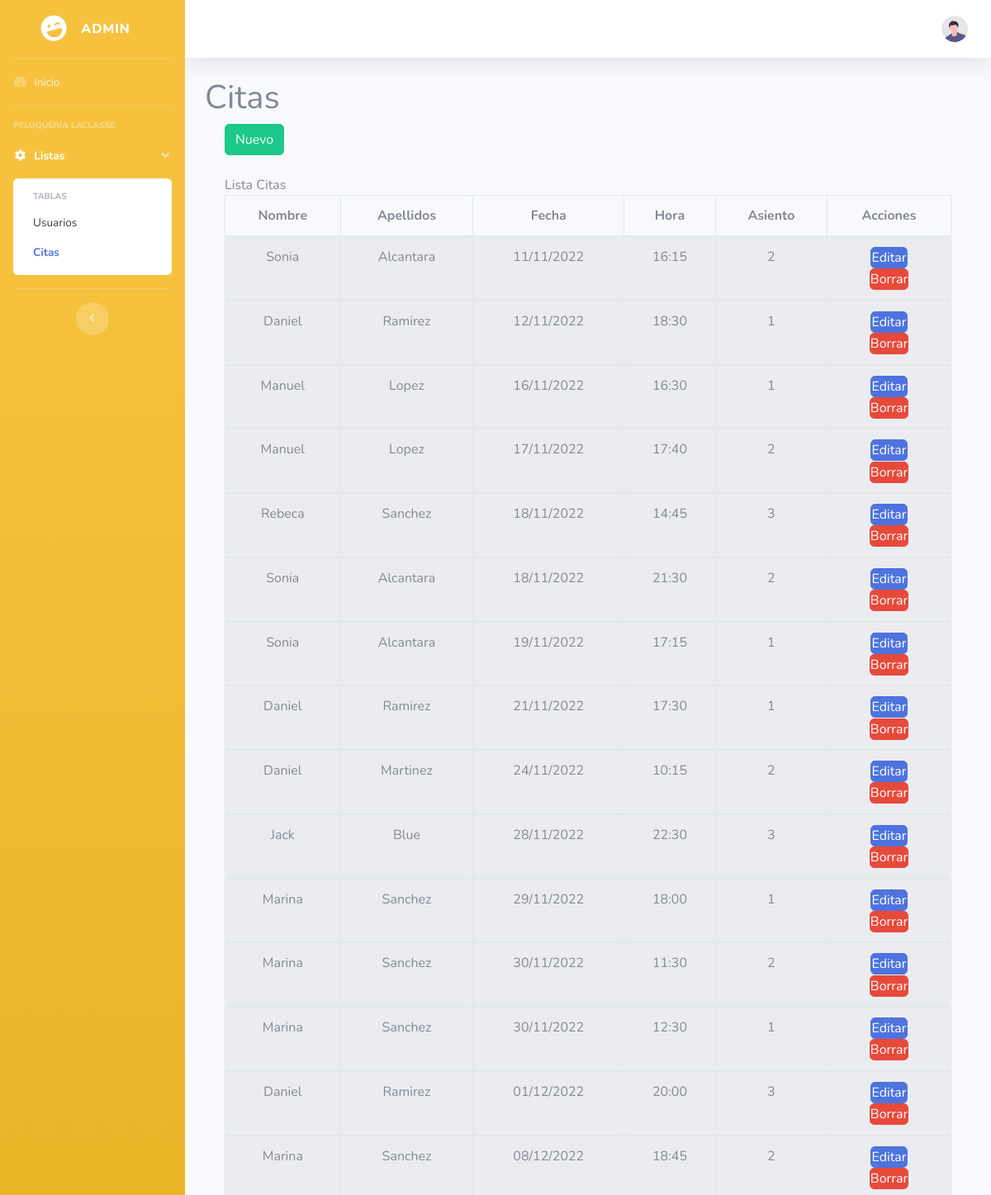
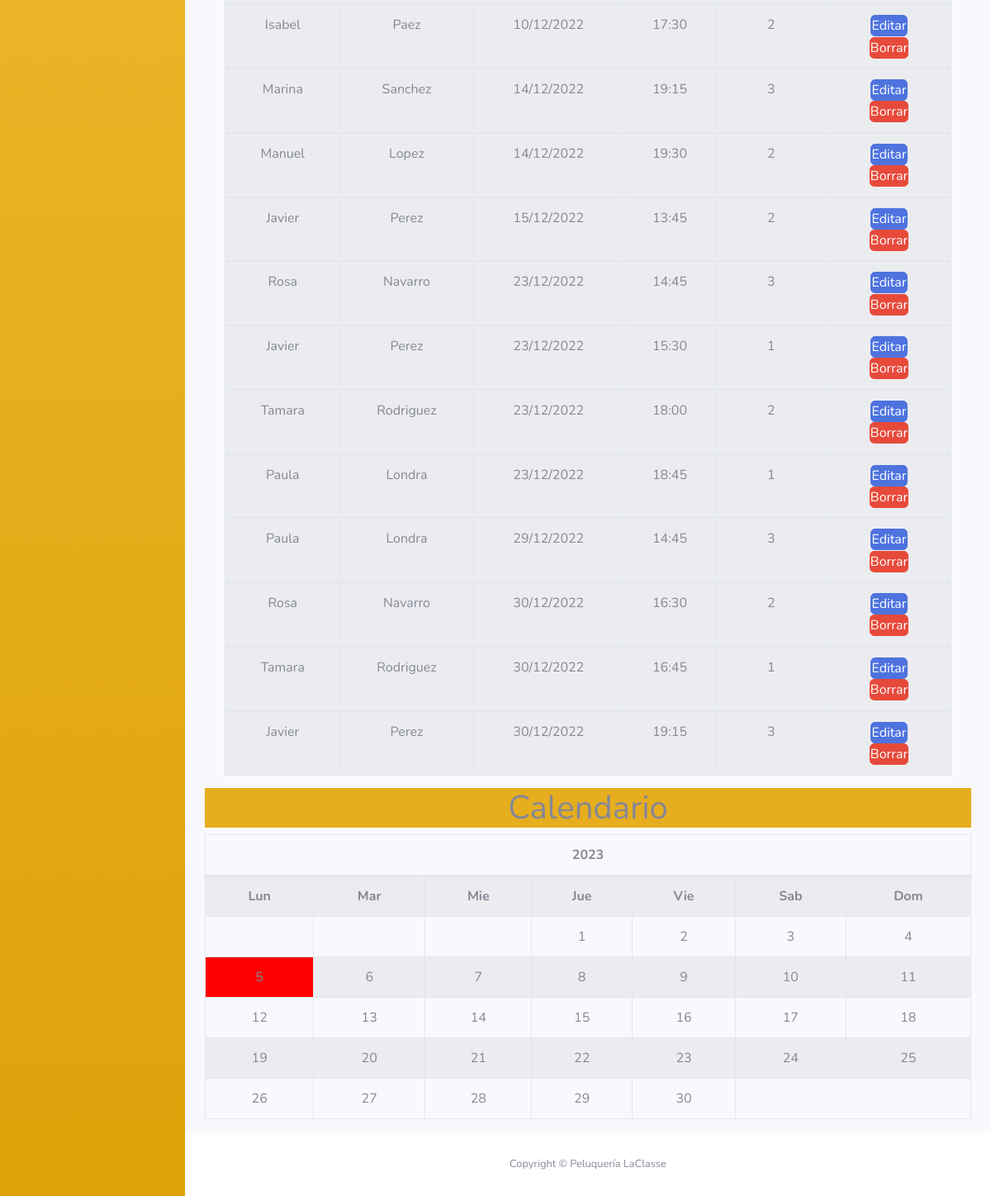
Page /vista/pagadmin/citas.php on the committed database (2 pictures, top to bottom).
### tables this page shows
CREATE TABLE `citas` (
  `ID` int(11) NOT NULL,
  `Nombre` varchar(30) NOT NULL,
  `Apellidos` varchar(30) NOT NULL,
  `Fecha` date NOT NULL,
  `Hora` time NOT NULL,
  `Asiento` int(1) NOT NULL
);

### modelo/consultas.php (called while the page is built, shortened)
<?php
    function getListaCitas() {
        $DB = crearConexion();
        $sql = "SELECT ID, Nombre, Apellidos, DATE_FORMAT(Fecha, '%d/%m/%Y') AS Fecha, TIME_FORMAT(Hora, '%H:%i') AS Hora, Asiento From citas ORDER BY DATE_FORMAT(Fecha, '%Y,%m,%d'), Hora";
        $result = mysqli_query($DB, $sql);
        return $result;
    }
?>

### controlador/funciones.php (the view, shortened to what this page needs)
<?php
    include "../../modelo/consultas.php";
    function pintaTablaCitas(){
        $listaCitas = getListaCitas();
        echo "<table class='table table-striped table-bordered table-condensed' style='width=100%'>\n
                <thead class='text-center'>\n
                    <tr>\n
                        <th>Nombre</th>\n
                        <th>Apellidos</th>\n
                        <th>Fecha</th>\n
                        <th>Hora</th>\n
                        <th>Asiento</th>\n
                        <th>Acciones</th>\n
                    </tr>\n
                </thead>\n";
        while ($fila = mysqli_fetch_assoc($listaCitas)) {
            echo "<tbody>
                    <tr class='text-center'>\n
                        <td>" . $fila['Nombre'] . "</td>\n
                        <td>" . $fila['Apellidos'] . "</td>\n
                        <td>" . $fila['Fecha'] . "</td>\n
                        <td>" . $fila['Hora'] . "</td>\n
                        <td>" . $fila['Asiento'] . "</td>\n
                        <td>
                            <a href='nuevacita.php?editar=" . $fila["ID"] ."' class='btn btn-primary btn-icon-split'>Editar</a>
                            <form action='citas.php' method='POST'>
                                <input type='hidden' name='id' value='" . $fila['ID'] . "'>
                                <input class='btn btn-danger btn-icon-split' type='submit' name='borrar' value='Borrar'>
                            </form>
                        </td>\n
                    <tr>\n
                </tbody>\n";
        }
        echo "</table>";
    }
?>

### vista/pagadmin/citas.php (shortened to what this page needs)
<!DOCTYPE html>
<html lang="en">
<head>
    <link href="vendor/fontawesome-free/css/all.min.css" rel="stylesheet" type="text/css">
    <link href="css/sb-admin-2.min.css" rel="stylesheet">
    <link rel="stylesheet" href="https://cdn.jsdelivr.net/npm/fullcalendar@5.11.3/main.css">
</head>
<body id="page-top">
    <div id="wrapper">
        <ul class="navbar-nav bg-gradient-warning sidebar sidebar-dark accordion" id="accordionSidebar">
            <a class="sidebar-brand d-flex align-items-center justify-content-center" href="admin.php">
                <div class="sidebar-brand-icon rotate-n-15">
                    <i class="fas fa-laugh-wink"></i>
                </div>
                <div class="sidebar-brand-text mx-3">Admin</div>
            </a>
            <hr class="sidebar-divider my-0">
            <li class="nav-item">
                <a class="nav-link" href="admin.php">
                    <i class="fas fa-fw fa-tachometer-alt"></i>
                    <span>Inicio</span></a>
            </li>
            <hr class="sidebar-divider">
            <div class="sidebar-heading">
                Peluquería LaClasse
            </div>
            <li class="nav-item active">
                <a class="nav-link" href="#" data-toggle="collapse" data-target="#collapseTwo" aria-expanded="true"
                    aria-controls="collapseTwo">
                    <i class="fas fa-fw fa-cog"></i>
                    <span>Listas</span>
                </a>
                <div id="collapseTwo" class="collapse show" aria-labelledby="headingTwo"
                    data-parent="#accordionSidebar">
                    <div class="bg-white py-2 collapse-inner rounded">
                        <h6 class="collapse-header">Tablas</h6>
                        <a class="collapse-item" href="usuarios.php">Usuarios</a>
                        <a class="collapse-item active" href="citas.php">Citas</a>
                    </div>
                </div>
            </li>
            <hr class="sidebar-divider d-none d-md-block">
            <div class="text-center d-none d-md-inline">
                <button class="rounded-circle border-0" id="sidebarToggle"></button>
            </div>
        </ul>
        <div id="content-wrapper" class="d-flex flex-column">
            <div id="content">
                <nav class="navbar navbar-expand navbar-light bg-white topbar mb-4 static-top shadow">
                    <ul class="navbar-nav ml-auto">
                        <li class="nav-item dropdown no-arrow">
                            <a class="nav-link dropdown-toggle" href="#" id="userDropdown" role="button"
                                data-toggle="dropdown" aria-haspopup="true" aria-expanded="false">
                                <img class="img-profile rounded-circle" src="img/undraw_profile.svg">
                            </a>
                        </li>
                    </ul>
                </nav>
                <div class="container-fluid">
                    <h1>Citas</h1>
                    <div class="container">
                        <div class="row">
                            <div class="col-lg-12">
                                <a href="nuevacita.php" class="btn btn-success">Nuevo</a>
                            </div>
                        </div>
                    </div> <br>
                    <div class="container">
                        <div class="row">
                            <div class="col-lg-12">
                                <div class="table-responsive">
                                    <?php
                                        include "../../controlador/funciones.php";
                                        echo "Lista Citas";
                                        pintaTablaCitas();
                                    ?>
                                </div>
                            </div>
                        </div>
                    </div>
                    <h1 class='text-center' style='background-color: rgb(230, 174, 30)'>Calendario</h1>
                    <?php
                        $mes = date("m");
                        $year = date("Y");
                        $diaActual = date("j");
                        $primerDia = date('j', mktime(0,0,0,$mes, 1, $year));
                        $mes_actual = strtolower(date('f'));
                        $fecha = new DateTime();
                        $fecha->modify('last day of '. $mes_actual .' '.date('Y'));
                        $diasTotales = $fecha->format('d');
                        $primerdiasemana = date('w', strtotime($primerDia));
                        $mesesAno = array(1 => "Enero", "Febrero", "Marzo", "Abril", "Mayo", "Junio", "Julio", "Agosto", "Septiembre", "Octubre", "Noviembre", "Diciembre");
                        $diasDeLaSemana = array("Lun", "Mar", "Mie", "Jue", "Vie", "Sab", "Dom");
                        echo "<div class='text-center'>
                                <table class='table table-striped table-bordered table-condensed' style='width=100%'><tr>
                                    <thead><th colspan='7'>$mesesAno[$mes] $year</th></thead><tr>";
                        for ($a = 0; $a <= 6; $a++) {
                            echo "<th>$diasDeLaSemana[$a]</th>";
                        }
                        echo "</tr>";
                        $contador = 0;
                        for($o=1; $o<$primerdiasemana; $o++){
                            $vacio = "<td>&nbsp</td>";
                            echo $vacio;
                            $contador++;
                        }
                        for ($i = 1; $i <= $diasTotales; $i++) {
                            $citaGuardada = "";
                            if ($i == $diaActual){
                                echo "<td style='background-color: red'>$i $citaGuardada</td>";
                            } else if ($i != $diaActual && isset($citaGuardada)) {
                                echo "<td>$i $citaGuardada</td>";
                            } else {
                                echo "<td>$i</td>";
                            }
                            $contador++;
                            if ($contador % 7 == 0){
                                echo "</tr>";
                            }
                        }
                        echo "</tr></table></div>";
                    ?>
                </div>
            </div>
            <footer class="sticky-footer bg-white">
                <div class="container my-auto">
                    <div class="copyright text-center my-auto">
                        <span>Copyright &copy; Peluquería LaClasse</span>
                    </div>
                </div>
            </footer>
        </div>
    </div>
</body>
</html>

### rows in the picture
citas: Nombre "Sonia", Apellidos "Alcantara", Fecha "11/11/2022", Hora "16:15", Asiento "2"
citas: Nombre "Daniel", Apellidos "Ramirez", Fecha "12/11/2022", Hora "18:30", Asiento "1"
citas: Nombre "Manuel", Apellidos "Lopez", Fecha "16/11/2022", Hora "16:30", Asiento "1"
citas: Nombre "Manuel", Apellidos "Lopez", Fecha "17/11/2022", Hora "17:40", Asiento "2"
citas: Nombre "Rebeca", Apellidos "Sanchez", Fecha "18/11/2022", Hora "14:45", Asiento "3"
citas: Nombre "Sonia", Apellidos "Alcantara", Fecha "18/11/2022", Hora "21:30", Asiento "2"
citas: Nombre "Sonia", Apellidos "Alcantara", Fecha "19/11/2022", Hora "17:15", Asiento "1"
citas: Nombre "Daniel", Apellidos "Ramirez", Fecha "21/11/2022", Hora "17:30", Asiento "1"
citas: Nombre "Daniel", Apellidos "Martinez", Fecha "24/11/2022", Hora "10:15", Asiento "2"
citas: Nombre "Jack", Apellidos "Blue", Fecha "28/11/2022", Hora "22:30", Asiento "3"
citas: Nombre "Marina", Apellidos "Sanchez", Fecha "29/11/2022", Hora "18:00", Asiento "1"
citas: Nombre "Marina", Apellidos "Sanchez", Fecha "30/11/2022", Hora "11:30", Asiento "2"
citas: Nombre "Marina", Apellidos "Sanchez", Fecha "30/11/2022", Hora "12:30", Asiento "1"
citas: Nombre "Daniel", Apellidos "Ramirez", Fecha "01/12/2022", Hora "20:00", Asiento "3"
citas: Nombre "Marina", Apellidos "Sanchez", Fecha "08/12/2022", Hora "18:45", Asiento "2"
citas: Nombre "Isabel", Apellidos "Paez", Fecha "10/12/2022", Hora "17:30", Asiento "2"
citas: Nombre "Marina", Apellidos "Sanchez", Fecha "14/12/2022", Hora "19:15", Asiento "3"
citas: Nombre "Manuel", Apellidos "Lopez", Fecha "14/12/2022", Hora "19:30", Asiento "2"
citas: Nombre "Javier", Apellidos "Perez", Fecha "15/12/2022", Hora "13:45", Asiento "2"
citas: Nombre "Rosa", Apellidos "Navarro", Fecha "23/12/2022", Hora "14:45", Asiento "3"
citas: Nombre "Javier", Apellidos "Perez", Fecha "23/12/2022", Hora "15:30", Asiento "1"
citas: Nombre "Tamara", Apellidos "Rodriguez", Fecha "23/12/2022", Hora "18:00", Asiento "2"
citas: Nombre "Paula", Apellidos "Londra", Fecha "23/12/2022", Hora "18:45", Asiento "1"
citas: Nombre "Paula", Apellidos "Londra", Fecha "29/12/2022", Hora "14:45", Asiento "3"
citas: Nombre "Rosa", Apellidos "Navarro", Fecha "30/12/2022", Hora "16:30", Asiento "2"
citas: Nombre "Tamara", Apellidos "Rodriguez", Fecha "30/12/2022", Hora "16:45", Asiento "1"
citas: Nombre "Javier", Apellidos "Perez", Fecha "30/12/2022", Hora "19:15", Asiento "3"

### other values in the picture
$diasDeLaSemana[$a] "Lun"
$diasDeLaSemana[$a] "Mar"
$diasDeLaSemana[$a] "Mie"
$diasDeLaSemana[$a] "Jue"
$diasDeLaSemana[$a] "Vie"
$diasDeLaSemana[$a] "Sab"
$diasDeLaSemana[$a] "Dom"
